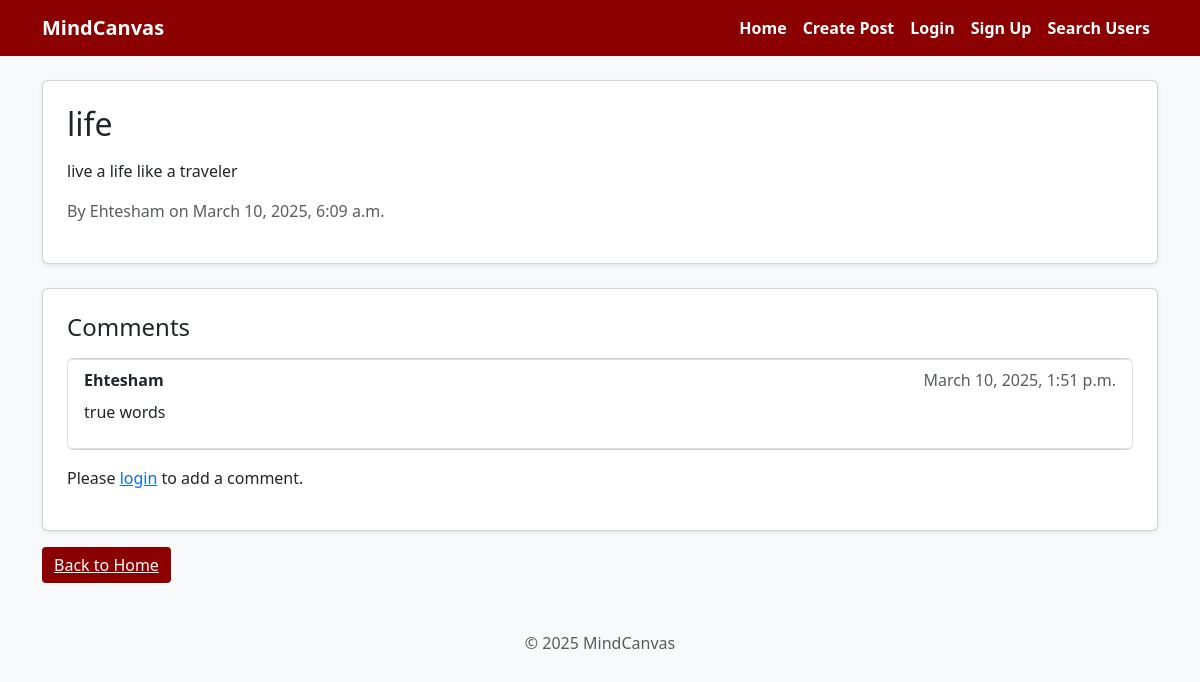
The app's page /post/1/ with its own data.
### posts/models.py (models this page shows, shortened)
class Post(models.Model):
    title = models.CharField(max_length=200)  # Post title
    content = models.TextField()  # Learning or idea content
    image = models.ImageField(upload_to='images/', blank=True, null=True)  # Optional image
    video = models.FileField(upload_to='videos/', blank=True, null=True)  # Optional video
    author = models.ForeignKey(User, on_delete=models.CASCADE)  # Post creator
    created_at = models.DateTimeField(auto_now_add=True)  # Timestamp

class Comment(models.Model):
    post = models.ForeignKey(Post, related_name='comments', on_delete=models.CASCADE)
    author = models.ForeignKey(User, on_delete=models.CASCADE)
    content = models.TextField()
    created_at = models.DateTimeField(auto_now_add=True)

### posts/views.py (the view)
# urls.py: path('post/<int:pk>/', views.post_detail, name='post_detail'),
def post_detail(request, pk):
    post = get_object_or_404(Post, pk=pk)
    comments = post.comments.all().order_by('-created_at')
    if request.method == 'POST':
        if not request.user.is_authenticated:
            return HttpResponseForbidden("You must be logged in to comment.")
        form = CommentForm(request.POST)
        if form.is_valid():
            comment = form.save(commit=False)
            comment.author = request.user
            comment.post = post
            comment.save()
            return redirect('post_detail', pk=post.pk)
    else:
        form = CommentForm()
    return render(request, 'posts/post_detail.html', {
        'post': post,
        'comments': comments,
        'form': form
    })

### posts/templates/posts/post_detail.html (shortened to what this page needs)
{% extends 'base.html' %}
{% block content %}
<div class="card p-4 shadow-sm">
    <h2 class="mb-3">{{ post.title }}</h2>
    <p>{{ post.content }}</p>
    <p class="text-muted">By {{ post.author.username }} on {{ post.created_at }}</p>
</div>
<div class="card p-4 shadow-sm mt-4">
    <h4 class="mb-3">Comments</h4>
    <ul class="list-group">
        {% for comment in comments %}
            <li class="list-group-item">
                <strong>{{ comment.author.username }}</strong>
                <span class="text-muted float-end">{{ comment.created_at }}</span>
                <p class="mt-2">{{ comment.content }}</p>
            </li>
        {% empty %}
            <li class="list-group-item">No comments yet.</li>
        {% endfor %}
    </ul>
    {% if user.is_authenticated %}
        <h5 class="mt-4">Add a Comment</h5>
        <form method="POST">
            {% csrf_token %}
            {{ form.as_p }}
            <button type="submit" class="btn btn-primary">Submit Comment</button>
        </form>
    {% else %}
        <p class="mt-3">Please <a href="{% url 'login' %}">login</a> to add a comment.</p>
    {% endif %}
</div>
<a href="{% url 'index' %}" class="btn btn-link mt-3">Back to Home</a>
{% endblock %}

### static/css/style.css (style rules this page uses)
body { background-color: #f8f9fa; }
.btn, button { background-color: #8B0000 !important; color: #fff !important; border: none !important; border-radius: 4px !important; }

### records on screen
Post: title "life", content "live a life like a traveler", author.username "Ehtesham", created_at "March 10, 2025, 6:09 a.m."
Comment: author.username "Ehtesham", created_at "March 10, 2025, 1:51 p.m.", content "true words"
